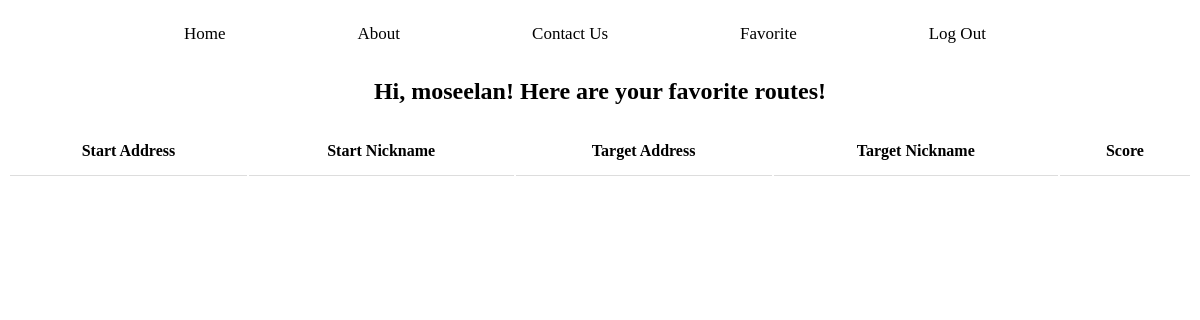
/commute_app/favorite/ (signed in), run on an earlier commit of the app's database.
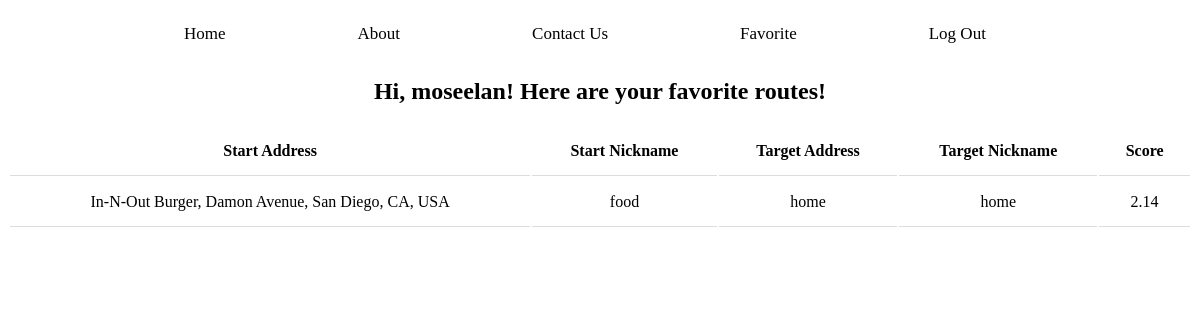
And on a later commit of the database.
### commute_app/models.py (models this page shows, shortened)
class Search(models.Model):
    username = models.CharField(max_length=500, default='no username')
    startAdd = models.TextField() # might need to change type later
    startNick = models.CharField(max_length=500)
    targetAdd = models.TextField() # might need to change type later
    targetNick = models.CharField(max_length=500)
    date = models.DateTimeField(auto_now_add=True) # automatically adds
    overallScore = models.DecimalField(max_digits = 5,decimal_places=2,default=-1)
    driveScore = models.DecimalField(max_digits = 5,decimal_places=2,default=-1)
    restScore = models.DecimalField(max_digits = 5,decimal_places=2,default=-1)
    hospScore = models.DecimalField(max_digits = 5,decimal_places=2,default=-1)
    groceryScore = models.DecimalField(max_digits = 5,decimal_places=2,default=-1)

### commute_app/views.py (the view)
# urls.py: path('favorite/', views.display_favorite, name = "favorite"),
def display_favorite(request):
    search_list = Search.objects.filter(username=request.user.username).order_by('-overallScore')
    mydict = {
        'search_list':search_list
    }
    return render(request, 'favorite.html', context = mydict)

### commute_app/templates/favorite.html
{% extends "base.html" %}
{% load static %}
{% block styles %}
    <link rel="stylesheet" href="{% static 'css/favorite.css' %}">
{% endblock %}
{% block container %}
    <div class="row">
    <div class="panel-heading" style="text-align:center;">
        <h2>Hi, {{ user.username }}! Here are your favorite routes!</h2>
    </div>
    <table class="table table-hover" id="dev-table">
        <thead>
          <tr>
            <th>Start Address</th>
            <th>Start Nickname</th>
            <th>Target Address</th>
            <th>Target Nickname</th>
            <th>Score</th>
          </tr>
        </thead>
        {% for search in search_list %}
            <tr>
                <td>{{search.startAdd}}</td>
                <td>{{search.startNick}}</td>
                <td>{{search.targetAdd}}</td>
                <td>{{search.targetNick}}</td>
                <td>{{search.overallScore}}</td>
            </tr>
        {% endfor %}
    </table>
    </div>
{% endblock %}

What changed in the data, as far as the page shows it:
added Search: startAdd "In-N-Out Burger, Damon Avenue, San Diego, CA, USA", startNick "food", targetAdd "home", targetNick "home", overallScore "2.14"
